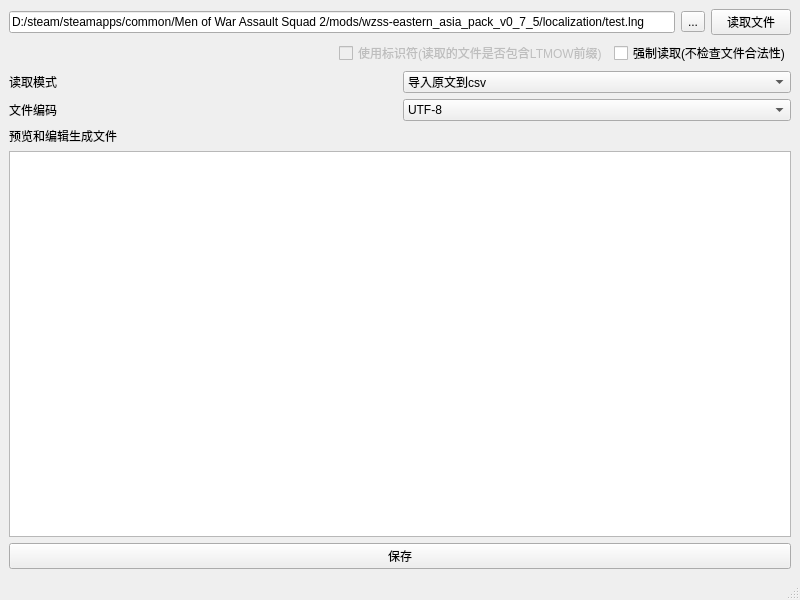
<?xml version="1.0" encoding="UTF-8"?>
<ui version="4.0">
 <class>lng2csv_tool</class>
 <widget class="QMainWindow" name="lng2csv_tool">
  <property name="geometry">
   <rect>
    <x>0</x>
    <y>0</y>
    <width>800</width>
    <height>600</height>
   </rect>
  </property>
  <property name="windowTitle">
   <string>MainWindow</string>
  </property>
  <widget class="QWidget" name="centralwidget">
   <layout class="QGridLayout" name="gridLayout">
    <item row="4" column="0">
     <layout class="QVBoxLayout" name="verticalLayout">
      <item>
       <widget class="QLabel" name="label">
        <property name="text">
         <string>预览和编辑生成文件</string>
        </property>
       </widget>
      </item>
      <item>
       <widget class="QTextEdit" name="PreviewBrowser"/>
      </item>
      <item>
       <widget class="QPushButton" name="save_csv">
        <property name="text">
         <string>保存</string>
        </property>
       </widget>
      </item>
     </layout>
    </item>
    <item row="3" column="0">
     <layout class="QHBoxLayout" name="horizontalLayout_2">
      <item>
       <widget class="QLabel" name="label_2">
        <property name="text">
         <string>文件编码</string>
        </property>
       </widget>
      </item>
      <item>
       <widget class="QComboBox" name="encoding">
        <item>
         <property name="text">
          <string>UTF-8</string>
         </property>
        </item>
        <item>
         <property name="text">
          <string>Windows1251</string>
         </property>
        </item>
       </widget>
      </item>
     </layout>
    </item>
    <item row="2" column="0">
     <layout class="QHBoxLayout" name="horizontalLayout_4">
      <item>
       <widget class="QLabel" name="label_3">
        <property name="text">
         <string>读取模式</string>
        </property>
       </widget>
      </item>
      <item>
       <widget class="QComboBox" name="read_mode">
        <item>
         <property name="text">
          <string>导入原文到csv</string>
         </property>
        </item>
        <item>
         <property name="text">
          <string>导入翻译到csv</string>
         </property>
        </item>
        <item>
         <property name="text">
          <string>导入翻译到lng</string>
         </property>
        </item>
       </widget>
      </item>
     </layout>
    </item>
    <item row="0" column="0">
     <layout class="QHBoxLayout" name="horizontalLayout">
      <item>
       <widget class="QLineEdit" name="lng_path">
        <property name="text">
         <string>D:/steam/steamapps/common/Men of War Assault Squad 2/mods/wzss-eastern_asia_pack_v0_7_5/localization/test.lng</string>
        </property>
       </widget>
      </item>
      <item>
       <widget class="QToolButton" name="toolButton">
        <property name="text">
         <string>...</string>
        </property>
       </widget>
      </item>
      <item>
       <widget class="QPushButton" name="read_lng">
        <property name="text">
         <string>读取文件</string>
        </property>
       </widget>
      </item>
     </layout>
    </item>
    <item row="1" column="0">
     <layout class="QHBoxLayout" name="horizontalLayout_3">
      <item>
       <spacer name="horizontalSpacer">
        <property name="orientation">
         <enum>Qt::Horizontal</enum>
        </property>
        <property name="sizeHint" stdset="0">
         <size>
          <width>40</width>
          <height>20</height>
         </size>
        </property>
       </spacer>
      </item>
      <item>
       <widget class="QCheckBox" name="checkBox_isstd">
        <property name="enabled">
         <bool>false</bool>
        </property>
        <property name="text">
         <string>使用标识符(读取的文件是否包含LTMOW前缀)</string>
        </property>
       </widget>
      </item>
      <item>
       <widget class="QCheckBox" name="checkBox_forceRead">
        <property name="enabled">
         <bool>true</bool>
        </property>
        <property name="sizePolicy">
         <sizepolicy hsizetype="Minimum" vsizetype="Fixed">
          <horstretch>0</horstretch>
          <verstretch>0</verstretch>
         </sizepolicy>
        </property>
        <property name="focusPolicy">
         <enum>Qt::StrongFocus</enum>
        </property>
        <property name="text">
         <string>强制读取(不检查文件合法性)</string>
        </property>
       </widget>
      </item>
     </layout>
    </item>
   </layout>
  </widget>
  <widget class="QMenuBar" name="menubar">
   <property name="geometry">
    <rect>
     <x>0</x>
     <y>0</y>
     <width>800</width>
     <height>26</height>
    </rect>
   </property>
  </widget>
  <widget class="QStatusBar" name="statusbar"/>
 </widget>
 <resources/>
 <connections>
  <connection>
   <sender>toolButton</sender>
   <signal>clicked()</signal>
   <receiver>lng2csv_tool</receiver>
   <slot>quick_type_file_path()</slot>
   <hints>
    <hint type="sourcelabel">
     <x>667</x>
     <y>61</y>
    </hint>
    <hint type="destinationlabel">
     <x>399</x>
     <y>299</y>
    </hint>
   </hints>
  </connection>
  <connection>
   <sender>read_lng</sender>
   <signal>clicked()</signal>
   <receiver>lng2csv_tool</receiver>
   <slot>read_file()</slot>
   <hints>
    <hint type="sourcelabel">
     <x>743</x>
     <y>60</y>
    </hint>
    <hint type="destinationlabel">
     <x>399</x>
     <y>299</y>
    </hint>
   </hints>
  </connection>
  <connection>
   <sender>save_csv</sender>
   <signal>clicked()</signal>
   <receiver>lng2csv_tool</receiver>
   <slot>save_file()</slot>
   <hints>
    <hint type="sourcelabel">
     <x>399</x>
     <y>550</y>
    </hint>
    <hint type="destinationlabel">
     <x>399</x>
     <y>299</y>
    </hint>
   </hints>
  </connection>
 </connections>
 <slots>
  <slot>quick_type_file_path()</slot>
  <slot>read_file()</slot>
  <slot>save_file()</slot>
 </slots>
</ui>
